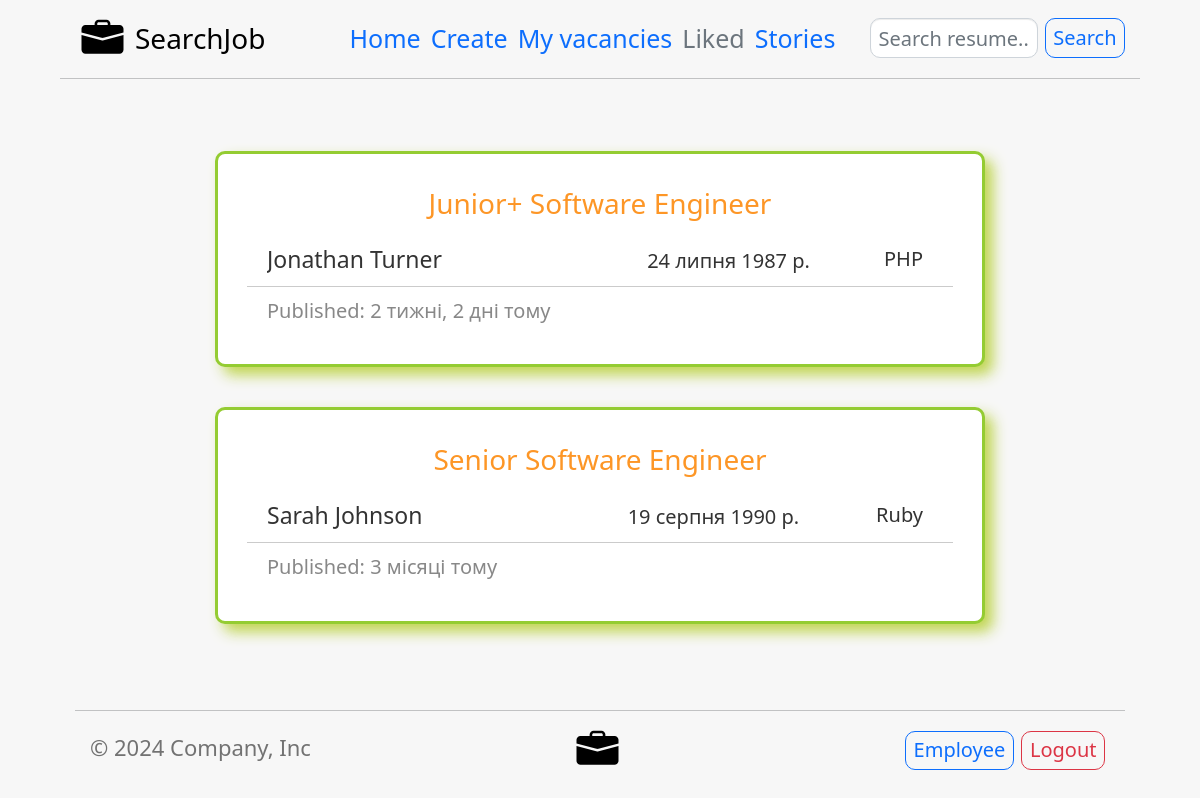
The app's page /employer/liked/ (signed in) with its own data.
### employee/models.py (models this page shows, shortened)
class EmployeeModel(models.Model):
    name = models.CharField(max_length=40, default='')
    birth = models.DateField(default='', max_length=10)
    address = models.CharField(max_length=50)
    phone_number = models.CharField(max_length=20)
    link_to_own_website = models.URLField(default='', null=True, blank=True)
    linkedin = models.URLField(default='', null=True, blank=True)
    github = models.URLField(default='', null=True, blank=True)
    email = models.EmailField(max_length=40)
    image = models.ImageField(null=True, blank=True,
                              width_field='width_field',
                              height_field='height_field',
                              upload_to=get_path_to_img)
    height_field = models.IntegerField(default=0)
    width_field = models.IntegerField(default=0)
    description_about_yourself = models.TextField(default='')
    level_of_english = models.CharField(max_length=30, choices=level_of_eng(), default=level_of_eng()[4][0])
    education = models.TextField(default='')
    hard_skills = models.TextField(default='')
    work_experience = models.TextField(default='')
    main_programming_language = models.CharField(max_length=15, choices=programming_languages(),
                                                 default=programming_languages()[11][0])
    soft_skills = models.TextField(default='')
    desired_salary = models.PositiveSmallIntegerField(default='500')
    additional_files = models.FileField(default='', null=True, blank=True)
    timestamp = models.DateTimeField(auto_now_add=True)
    update = models.DateTimeField(auto_now=True)
    type_of_job = models.CharField(max_length=50, choices=type_of_job(), default=type_of_job()[0][0])
    user = models.ForeignKey(
        settings.AUTH_USER_MODEL,
        default=1,
        on_delete=models.PROTECT
    )
    class Meta:
        ordering = ('-timestamp', 'name')
        verbose_name = 'Resume'
        verbose_name_plural = 'Resumes'
    def get_url_to_whole_resume(self):
        return f'/{settings.USER_SIDE}/resume/{self.id}/'

### employer/views.py (the view, shortened to what this page needs)
# urls.py: path('liked/', liked_resumes, name='liked'),
def liked_resumes(request):
    user = get_object_or_404(User, id=request.user.id)
    with open('additional_files/liked_resumes.json', "r") as file:
        data = json.load(file)
    user_id = str(user.id)
    try:
        liked_resumes_user = data['users'][user_id]
        queryset = EmployeeModel.objects.all().filter(id__in=liked_resumes_user)
    except KeyError:
        queryset = EmployeeModel.objects.all().filter(id__in=[0])
    query = request.GET.get('q_liked_r')
    context = {
        'resumes': queryset,
        'count_of_resumes': len(queryset),
        'add_query': False,
        'current_year': get_current_year()
    }
    if query:
        context['add_query'] = True
    else:
        context['add_query'] = False
    return render(request, 'employer/liked_resumes.html', context)

### additional_functions/additional.py (called while the page is built)
def get_current_year():
    current_date = datetime.datetime.now()
    return current_date.year

### templates/employer/liked_resumes.html (shortened to what this page needs)
{% extends 'employer/base_employer_block.html' %}
{% block add_in_nav %}
    <ul class="nav col-12 col-md-6 me-lg-auto mb-2 justify-content-center mb-md-0" style="font-size: 25px;">
        <li><a href="{% url 'employer:home-employer' %}" class="nav-link px-2">Home</a></li>
        <li><a href="{% url 'employer:create' %}" class="nav-link px-2">Create</a></li>
        <li><a href="{% url 'employer:vacancies' %}" class="nav-link px-2">My vacancies</a></li>
        <li><a href="{% url 'employer:liked' %}" class="nav-link px-2 link-secondary">Liked</a></li>
        <li><a href="{% url 'story:home-story' %}" class="nav-link px-2">Stories</a></li>
    </ul>
    <form class="col-12 col-lg-auto mb-3 mb-lg-0 me-lg-3" style="display: flex;" role="search" action="" method="GET">
        <input type="text" style="margin-right: 7px; height: 40px; font-size: 20px; margin-top: 8px; border-radius: 10px;" name="q_liked_r" class="form-control" placeholder="Search resume..." aria-label="Search" value="{{ request.GET.q_liked_r }}">
        <input type="submit" style="font-size: 20px; margin-top: 8px; border-radius: 10px;" value="Search" class="btn btn-outline-primary me-2">
    </form>
{% endblock add_in_nav %}
{% block main_content %}
    <div class="col-sm-8 col-sm-offset-2" style="margin-top: 50px; margin-bottom: 20px;">
        {% for resume in resumes %}
            <div class="row">
                <div class="col-sm-20" style="margin-bottom: 20px;">
                    <div class="thumbnail" style="border-radius: 10px; border: 3px solid rgba(130,196,15,0.85); box-shadow: 8px 8px 14px rgba(188,211,68,0.92);">
                        <div class="caption" style="padding: 25px;">
                            <div style="margin-bottom: 10px; text-align: center;">
                                <a href="{{ resume.get_url_to_whole_resume }}" style="text-decoration: none; font-size: 28px; font-weight: 500; color: #fd9626">{{ resume.type_of_job }}</a>
                            </div>
                            <p style="width: 100%; overflow: hidden; margin-top: 20px; font-weight: 400; font-size: 20px; margin-left: 20px;">
                                <span style="padding-right: 200px; font-size: 23px; font-weight: 500;">{{ resume.name }}</span>
                                <span>{{ resume.birth }}</span>
                                <span style="float: right; margin-right: 50px; margin-top: 2px;">{{ resume.main_programming_language }}</span>
                            </p>
                            <hr>
                            <p style="font-size: 20px; margin-left: 20px; color: #888888">Published: {{ resume.timestamp|timesince }} тому</p>
                        </div>
                    </div>
                </div>
            </div>
        {% endfor %}
    </div>
{% endblock main_content %}

### records on screen
EmployeeModel: type_of_job "Junior+ Software Engineer", name "Jonathan Turner", birth "24 липня 1987 р.", main_programming_language "PHP", timestamp "2 тижні, 2 дні"
EmployeeModel: type_of_job "Senior Software Engineer", name "Sarah Johnson", birth "19 серпня 1990 р.", main_programming_language "Ruby", timestamp "3 місяці"

### other values on screen
{{ current_year }} "2024"
